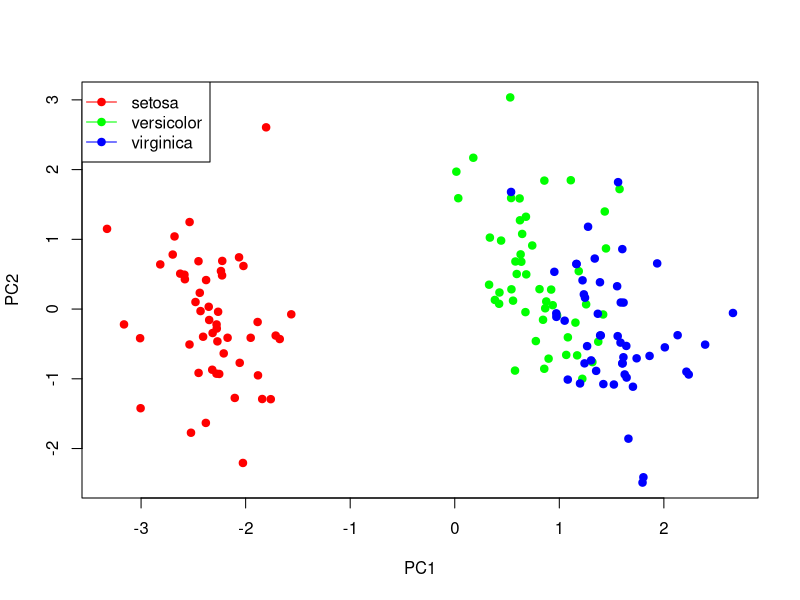

The R script that drew this image:
tmp <- iris;
for(i in 1:4) {
  tmp[,i] <- log(tmp[,i])
};
iris.log <- tmp;
iris.log;

for(i in 1:4) {
  tmp[,i] <- scale(tmp[,i])
};
iris.log.scale <- tmp;
iris.log.scale;

iris.log.scale <- iris.log.scale[,-5];
iris.log.scale;
iris.pca <- prcomp(iris.log.scale);
iris.pca[1];
iris.pca[2];
iris.pca[2]$rotation;
iris.predict <- predict(iris.pca);
iris.predict;

iris.predict <- iris.predict[,c(-3, -4)];
iris.predict <- data.frame(iris.predict);
iris.predict$NAMES <- iris[,5];
iris.predict;
x <- iris.predict[,1];
y <- iris.predict[,2];
n <- iris.predict[,3];
plot(x, y, col=c("red", "green", "blue")[n], pch=19, xlab="PC1", ylab="PC2");
legend(x="topleft", legend=unique(n), pch=19, col=c("red", "green", "blue"), lty=1);